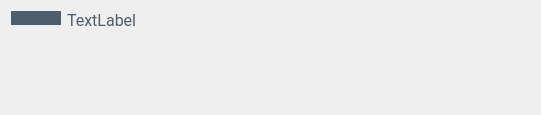
<?xml version="1.0" encoding="UTF-8"?>
<ui version="4.0">
 <class>Form</class>
 <widget class="QWidget" name="Form">
  <property name="geometry">
   <rect>
    <x>0</x>
    <y>0</y>
    <width>541</width>
    <height>115</height>
   </rect>
  </property>
  <property name="windowTitle">
   <string>Form</string>
  </property>
  <layout class="QGridLayout" name="gridLayout">
   <item row="1" column="0">
    <widget class="QLabel" name="label_2">
     <property name="maximumSize">
      <size>
       <width>50</width>
       <height>50</height>
      </size>
     </property>
     <property name="styleSheet">
      <string notr="true">background-color: #4d5e6d;
border-radius:20px;</string>
     </property>
     <property name="frameShape">
      <enum>QFrame::Box</enum>
     </property>
     <property name="text">
      <string/>
     </property>
     <property name="pixmap">
      <pixmap resource="icons_.qrc">:/icon/icons/robot_chat.png</pixmap>
     </property>
     <property name="scaledContents">
      <bool>true</bool>
     </property>
    </widget>
   </item>
   <item row="2" column="0">
    <spacer name="verticalSpacer">
     <property name="orientation">
      <enum>Qt::Vertical</enum>
     </property>
     <property name="sizeHint" stdset="0">
      <size>
       <width>20</width>
       <height>223</height>
      </size>
     </property>
    </spacer>
   </item>
   <item row="1" column="1" rowspan="2">
    <widget class="QLabel" name="roboto_text">
     <property name="font">
      <font>
       <family>Roboto</family>
       <pointsize>12</pointsize>
      </font>
     </property>
     <property name="styleSheet">
      <string notr="true">background-color: transparent;
color: #4d5e6d;</string>
     </property>
     <property name="text">
      <string>TextLabel</string>
     </property>
     <property name="alignment">
      <set>Qt::AlignLeading|Qt::AlignLeft|Qt::AlignTop</set>
     </property>
    </widget>
   </item>
  </layout>
 </widget>
 <resources>
  <include location="icons_.qrc"/>
 </resources>
 <connections/>
</ui>
